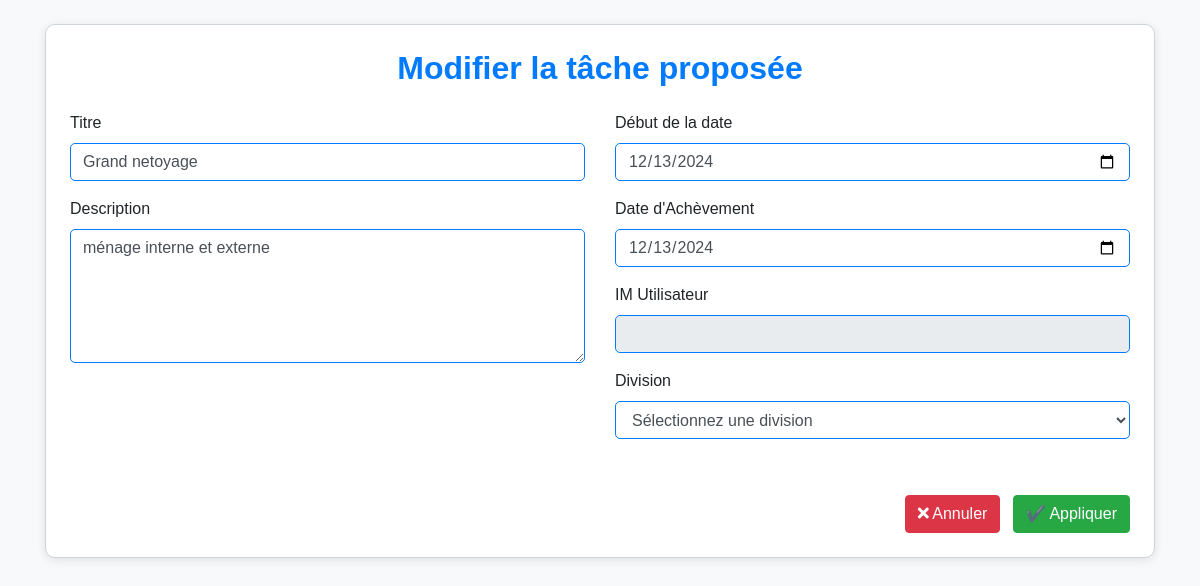
Screenshot of /templetes/modif_propose_taches.php?id=49 with the database file from the repository.
### tables this page shows
CREATE TABLE IF NOT EXISTS `tasks` (
  `id` int NOT NULL AUTO_INCREMENT,
  `title` varchar(100) NOT NULL,
  `description` text NOT NULL,
  `date_debut` date DEFAULT NULL COMMENT 'Date de début de la tâche',
  `date_fin` date DEFAULT NULL COMMENT 'Date de fin de la tâche',
  `status` enum('proposee','envoyee','compiled','validee','terminee') DEFAULT 'proposee',
  `etat` enum('Non démarrée','En cours','Non terminée','Terminée') DEFAULT 'Non démarrée',
  `assigned_to` varchar(50) DEFAULT NULL,
  `duree` int DEFAULT NULL COMMENT 'Durée en jours',
  `periode_activite` varchar(20) DEFAULT NULL COMMENT 'T1, T2, T3, T4',
  `valeurs_cibles` json DEFAULT NULL COMMENT 'Valeurs par trimestre ou KPI',
  `created_at` timestamp NULL DEFAULT CURRENT_TIMESTAMP,
  `updated_at` timestamp NULL DEFAULT CURRENT_TIMESTAMP ON UPDATE CURRENT_TIMESTAMP,
  `notification_seen` tinyint(1) DEFAULT '0',
  `notification_seen_proposed` tinyint(1) DEFAULT '0',
  `notification_seen_completed` tinyint(1) DEFAULT '0',
  `notification_seen_validated` tinyint(1) DEFAULT '0',
  PRIMARY KEY (`id`),
  KEY `assigned_to` (`assigned_to`)
);

### templetes/modif_propose_taches.php (the view, shortened to what this page needs)
<?php
require '../includes/db_connect.php';
$id = $_GET['id'] ?? '';
$query = "SELECT * FROM tasks WHERE id = ?";
$stmt = $conn->prepare($query);
$stmt->bind_param("i", $id);
$stmt->execute();
$result = $stmt->get_result();
$tache = $result->fetch_assoc();
?>
<!DOCTYPE html>
<html lang="fr">
<head>
    <link rel="stylesheet" href="https://cdnjs.cloudflare.com/ajax/libs/font-awesome/5.15.4/css/all.min.css">
    <link rel="stylesheet" href="https://maxcdn.bootstrapcdn.com/bootstrap/4.5.2/css/bootstrap.min.css">
</head>
<body>
<div class="container mt-4">
    <div class="form-container p-4">
        <h2 class="text-center mb-4">Modifier la tâche proposée</h2>
        <form method="POST">
            <div class="row">
                <div class="col-md-6 mb-3">
                    <div class="form-group">
                        <label for="taskTitle">Titre</label>
                        <input type="text" class="form-control" id="Title" name="Title" value="<?php echo htmlspecialchars($tache['title']); ?>" required>
                    </div>
                    <div class="form-group">
                        <label for="taskDescription">Description</label>
                        <textarea class="form-control" id="description" name="description" rows="5" required><?php echo htmlspecialchars($tache['description']); ?></textarea>
                    </div>
                </div>
                <div class="col-md-6 mb-3">
                    <div class="form-group">
                        <label for="taskDeadline">Début de la date</label>
                        <input type="date" class="form-control" id="date_debut" name="date_debut" value="<?php echo $tache['date_debut']; ?>" required>
                    </div>
                    <div class="form-group">
                        <label for="taskCompletionDate">Date d'Achèvement</label>
                        <input type="date" class="form-control" id="date_fin" name="date_fin" value="<?php echo $tache['date_fin']; ?>" required>
                    </div>
                    <div class="form-group">
                        <label for="userIM">IM Utilisateur</label>
                        <input type="text" class="form-control" id="IM" value="<?php echo $_SESSION['IM'] ?? ''; ?>" readonly>
                    </div>
                    <div class="form-group">
                        <label for="division">Division</label>
                        <select class="form-control" id="division" name="division" required>
                            <option value="">Sélectionnez une division</option>
                        </select>
                    </div>
                </div>
            </div>
            <div class="text-right mt-4">
                <a href="tache_propose.php" class="btn btn-danger ml-4">
                    <i class="fas fa-times"></i> Annuler
                </a>
                <button type="submit" class="btn btn-success ml-2">
                    ✔️ Appliquer
                </button>
            </div>
        </form>
    </div>
</div>
</body>
</html>

### templetes/modif_propose_taches.php (style rules this page uses)
body { font-family: 'Arial', sans-serif; background-color: #f8f9fa; }
.form-container { background-color: #ffffff; border: 1px solid #ced4da; border-radius: 10px; box-shadow: 0 2px 10px rgba(0, 0, 0, 0.1); }
h2 { color: #007bff; font-weight: 600; }
.form-control { border: 1px solid #007bff; border-radius: 5px; }

### rows the page displays
tasks: Title "Grand netoyage", description "ménage interne et externe", date_debut "12/13/2024", date_fin "12/13/2024"
